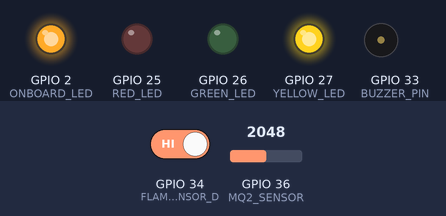
Recording of a sketch running on a simulated ESP32. On the bench: output pins drawn as LEDs (lit = HIGH), buzzer (waves = sounding). Inputs (shaded band) come from the test bench; at power-on: GPIO 34 (FLAME_SENSOR_D) HIGH, GPIO 36 (MQ2_SENSOR) = 2048. WiFi joins after 1.5 s; servers stay silent unless stated; what the sketch prints to the serial monitor is not drawn.

Above: at 3.1 s.
3.2 s: GPIO 34 (FLAME_SENSOR_D) driven LOW
At 4.9 s:
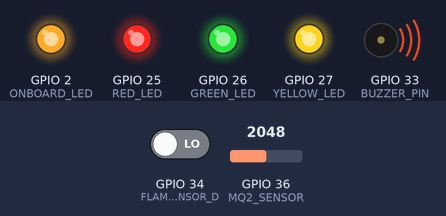
5.4 s: GPIO 36 (MQ2_SENSOR) set to 904
7.1 s: GPIO 36 (MQ2_SENSOR) set to 791
At 9.1 s:
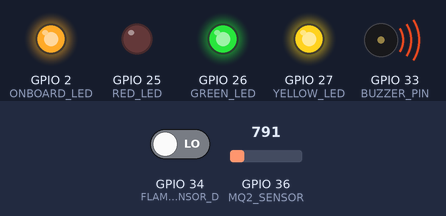
9.4 s: GPIO 34 (FLAME_SENSOR_D) driven HIGH
At 10.6 s:
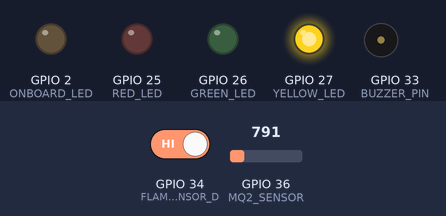
11.4 s: GPIO 36 (MQ2_SENSOR) set to 1228
At 13.1 s:
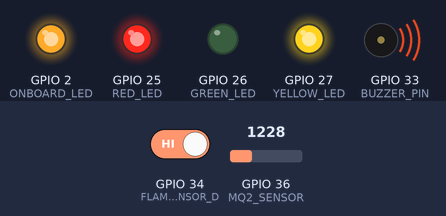
13.4 s: GPIO 36 (MQ2_SENSOR) set to 491
At 14.8 s:
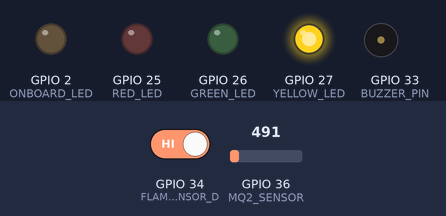
Timing chart, 0 to 16.4 s (numbered marks = the images above; inputs shaded):
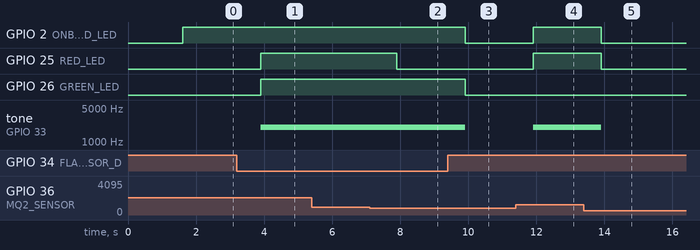

The sketch:

arduino_code.ino
```cpp
#define BLYNK_TEMPLATE_ID "TMPL6TXV8POGb"
#define BLYNK_TEMPLATE_NAME "Gas and Flame Monitor"
#define BLYNK_AUTH_TOKEN "VubJ5G_tlAhG8NhLf4PjKgzq2eTksgKn"

#include <WiFi.h>
#include <WiFiClient.h>
#include <BlynkSimpleEsp32.h>

BlynkTimer timer;

// Wi-Fi Credentials
char ssid[] = "Shafat";
char pass[] = "shafat22";

// GPIO Pins
#define MQ2_SENSOR       36  // AO of MQ2 smoke sensor
#define FLAME_SENSOR_D   34  // D0 of Flame sensor
#define RED_LED          25
#define GREEN_LED        26
#define BUZZER_PIN       33
#define ONBOARD_LED      2
#define YELLOW_LED       27

// Blynk Virtual Pins
#define VPIN_SMOKE V1
#define VPIN_FLAME V2
#define VPIN_ALERT V3

int smokeValue = 0;
int flameValue = 1;  // Digital: 0 = detected
bool buzzerOn = false;
bool wifiConnected = false;

unsigned long lastReconnectAttempt = 0;
const unsigned long reconnectInterval = 10000; // every 10s

void readSensors() {
  smokeValue = map(analogRead(MQ2_SENSOR), 0, 4095, 0, 100);
  flameValue = digitalRead(FLAME_SENSOR_D);  // LOW = flame

  bool flameDetected = (flameValue == LOW);
  bool smokeDetected = (smokeValue > 20); // threshold adjustable

  // Debug print
  Serial.print("Smoke: ");
  Serial.print(smokeValue);
  Serial.print("% | Flame: ");
  Serial.println(flameDetected ? "YES" : "NO");

  // LED indicators
  digitalWrite(RED_LED, smokeDetected ? HIGH : LOW);
  digitalWrite(GREEN_LED, flameDetected ? HIGH : LOW);

  // Buzzer control
  if (smokeDetected || flameDetected) {
    if (!buzzerOn) {
      tone(BUZZER_PIN, 2000);
      buzzerOn = true;
    }
    digitalWrite(ONBOARD_LED, HIGH);  // Turn on onboard LED when alert
  } else {
    if (buzzerOn) {
      noTone(BUZZER_PIN);
      buzzerOn = false;
    }
    digitalWrite(ONBOARD_LED, LOW);  // Turn off onboard LED when safe
  }

  // Blynk updates
  if (wifiConnected) {
    Blynk.virtualWrite(VPIN_SMOKE, smokeValue);
    Blynk.virtualWrite(VPIN_FLAME, flameDetected ? "🔥 Flame Detected" : "✅ No Flame");

    if (smokeDetected && flameDetected) {
      Blynk.virtualWrite(VPIN_ALERT, "🔥 Smoke + Flame Detected!");
      Blynk.logEvent("gas_and_flame", "🔥 Gas + Flame Detected!");
    } else if (smokeDetected) {
      Blynk.virtualWrite(VPIN_ALERT, "💨 Smoke Detected");
      Blynk.logEvent("gas", "Smoke Detected!");
    } else if (flameDetected) {
      Blynk.virtualWrite(VPIN_ALERT, "🔥 Flame Detected");
      Blynk.logEvent("flame", "Flame Detected!");
    } else {
      Blynk.virtualWrite(VPIN_ALERT, "✅ Safe");
    }
  }
}

void setup() {
  Serial.begin(115200);

  pinMode(MQ2_SENSOR, INPUT);
  pinMode(FLAME_SENSOR_D, INPUT);
  pinMode(RED_LED, OUTPUT);
  pinMode(GREEN_LED, OUTPUT);
  pinMode(BUZZER_PIN, OUTPUT);
  pinMode(ONBOARD_LED, OUTPUT);
  pinMode(YELLOW_LED, OUTPUT);
  noTone(BUZZER_PIN);

  digitalWrite(RED_LED, LOW);
  digitalWrite(GREEN_LED, LOW);
  digitalWrite(YELLOW_LED, LOW);
  digitalWrite(ONBOARD_LED, LOW);

  // Initial Wi-Fi connection
  Serial.println("📶 Connecting to Wi-Fi...");
  WiFi.begin(ssid, pass);

  int attempts = 0;
  while (WiFi.status() != WL_CONNECTED && attempts < 40) {
    Serial.print(".");
    delay(200);
    attempts++;
  }

  if (WiFi.status() == WL_CONNECTED) {
    Serial.println("\n✅ Wi-Fi Connected!");
    Serial.print("📡 IP: ");
    Serial.println(WiFi.localIP());

    wifiConnected = true;
    digitalWrite(YELLOW_LED, HIGH);     // Turn on yellow when connected
    digitalWrite(ONBOARD_LED, HIGH);    // Blue LED steady = connected
    Blynk.begin(BLYNK_AUTH_TOKEN, ssid, pass);
    timer.setInterval(2000L, readSensors);
  } else {
    Serial.println("\n❌ Wi-Fi failed. Running in offline mode.");
    wifiConnected = false;
    timer.setInterval(2000L, readSensors);
  }
}

void loop() {
  if (wifiConnected && WiFi.status() == WL_CONNECTED) {
    Blynk.run();
    timer.run();
  } else {
    // Retry Wi-Fi every 10s
    unsigned long now = millis();
    if (now - lastReconnectAttempt > reconnectInterval) {
      Serial.println("🔄 Reconnecting Wi-Fi...");
      WiFi.begin(ssid, pass);
      lastReconnectAttempt = now;

      if (WiFi.status() == WL_CONNECTED) {
        Serial.println("✅ Reconnected to Wi-Fi!");
        digitalWrite(YELLOW_LED, HIGH);
        digitalWrite(ONBOARD_LED, HIGH);
        wifiConnected = true;
        Blynk.begin(BLYNK_AUTH_TOKEN, ssid, pass);
      }
    }

    readSensors();  // Local monitoring even without Wi-Fi
  }
}
```

Measured:
- the behaviour switches between 860 and 859 on GPIO 36 (MQ2_SENSOR) (found by bisection; images 1 and 2)
- after the input at 3.2 s, GPIO 26 (GREEN_LED): LOW → HIGH after 0.71 s
- after the input at 5.4 s, every drawn part: stays the same
- after the input at 7.1 s, GPIO 25 (RED_LED): HIGH → LOW after 0.81 s
- after the input at 9.4 s, GPIO 2 (ONBOARD_LED), GPIO 26 (GREEN_LED): HIGH → LOW after 0.51 s; tone on GPIO 33 (BUZZER_PIN): 2000 Hz → silent after 0.51 s
- after the input at 11.4 s, GPIO 2 (ONBOARD_LED), GPIO 25 (RED_LED): LOW → HIGH after 0.51 s; tone on GPIO 33 (BUZZER_PIN): silent → 2000 Hz after 0.51 s
- after the input at 13.4 s, GPIO 2 (ONBOARD_LED), GPIO 25 (RED_LED): HIGH → LOW after 0.51 s; tone on GPIO 33 (BUZZER_PIN): 2000 Hz → silent after 0.51 s
